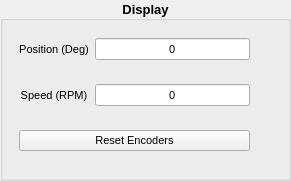
   <widget class="QGroupBox" name="DisplayGroup">
    <property name="geometry">
     <rect>
      <x>510</x>
      <y>510</y>
      <width>291</width>
      <height>181</height>
     </rect>
    </property>
    <property name="font">
     <font>
      <pointsize>10</pointsize>
      <weight>75</weight>
      <bold>true</bold>
     </font>
    </property>
    <property name="title">
     <string>Display</string>
    </property>
    <property name="alignment">
     <set>Qt::AlignCenter</set>
    </property>
    <property name="checkable">
     <bool>false</bool>
    </property>
    <widget class="QWidget" name="gridLayoutWidget_6">
     <property name="geometry">
      <rect>
       <x>19</x>
       <y>20</y>
       <width>231</width>
       <height>151</height>
      </rect>
     </property>
     <layout class="QGridLayout" name="gridLayout_3">
      <item row="2" column="0" colspan="2">
       <widget class="QPushButton" name="ResetEncodersButton">
        <property name="font">
         <font>
          <pointsize>8</pointsize>
          <weight>50</weight>
          <bold>false</bold>
         </font>
        </property>
        <property name="text">
         <string>Reset Encoders</string>
        </property>
       </widget>
      </item>
      <item row="0" column="0">
       <widget class="QLabel" name="PositionLabel">
        <property name="font">
         <font>
          <pointsize>8</pointsize>
          <weight>50</weight>
          <bold>false</bold>
         </font>
        </property>
        <property name="text">
         <string>Position (Deg)</string>
        </property>
        <property name="alignment">
         <set>Qt::AlignCenter</set>
        </property>
       </widget>
      </item>
      <item row="1" column="1">
       <widget class="QLineEdit" name="Speed">
        <property name="font">
         <font>
          <pointsize>8</pointsize>
          <weight>50</weight>
          <bold>false</bold>
         </font>
        </property>
        <property name="text">
         <string>0</string>
        </property>
        <property name="alignment">
         <set>Qt::AlignCenter</set>
        </property>
       </widget>
      </item>
      <item row="0" column="1">
       <widget class="QLineEdit" name="Position">
        <property name="font">
         <font>
          <pointsize>8</pointsize>
          <weight>50</weight>
          <bold>false</bold>
         </font>
        </property>
        <property name="text">
         <string>0</string>
        </property>
        <property name="alignment">
         <set>Qt::AlignCenter</set>
        </property>
       </widget>
      </item>
      <item row="1" column="0">
       <widget class="QLabel" name="SpeedLabel">
        <property name="font">
         <font>
          <pointsize>8</pointsize>
          <weight>50</weight>
          <bold>false</bold>
         </font>
        </property>
        <property name="text">
         <string>Speed (RPM)</string>
        </property>
        <property name="alignment">
         <set>Qt::AlignCenter</set>
        </property>
       </widget>
      </item>
     </layout>
    </widget>
   </widget>
